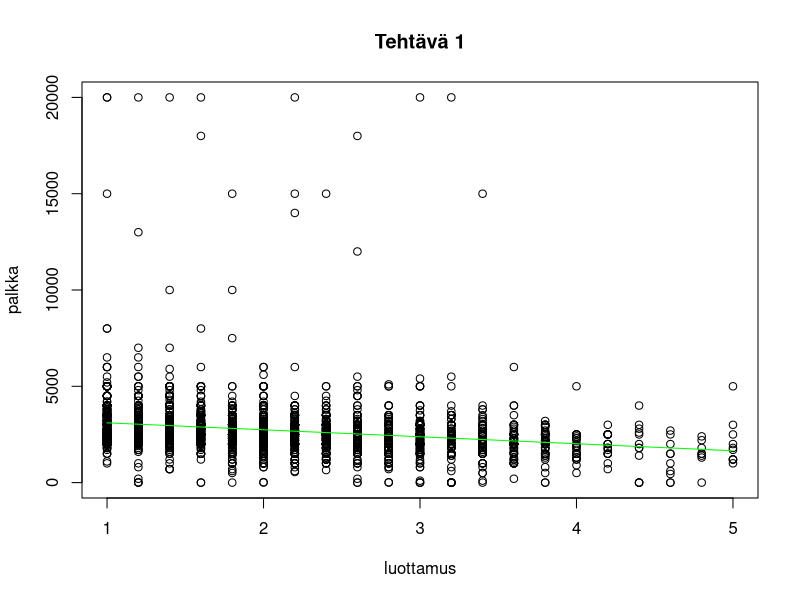
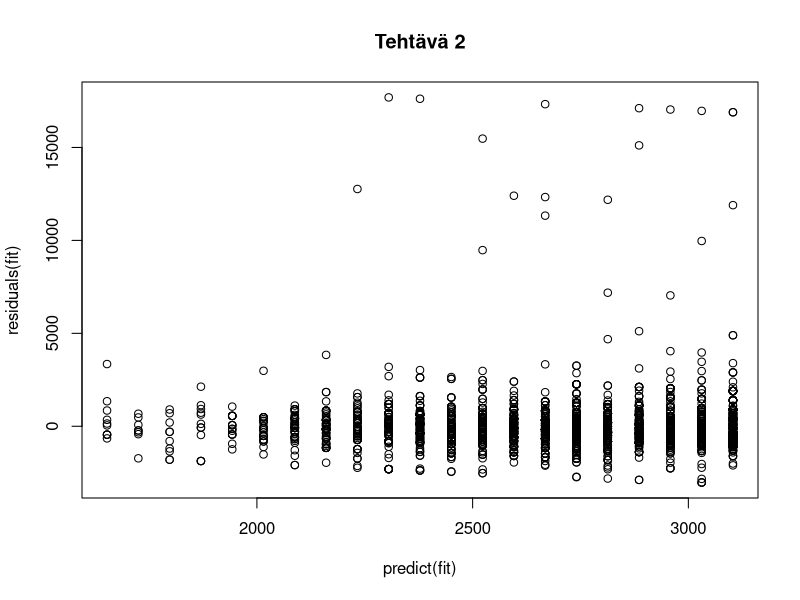
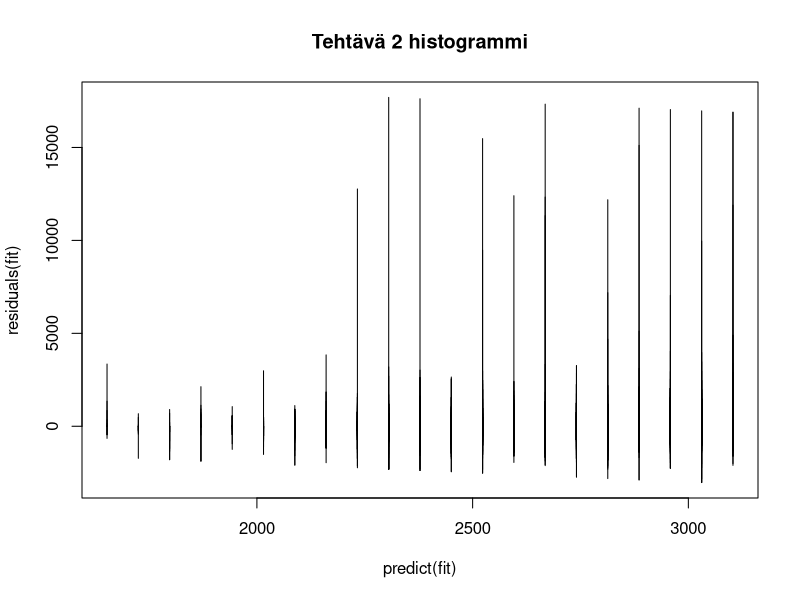
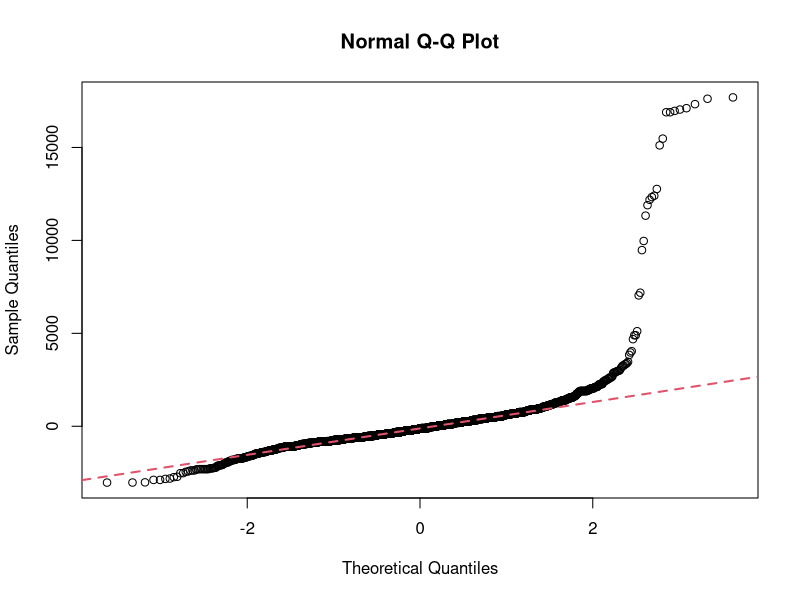
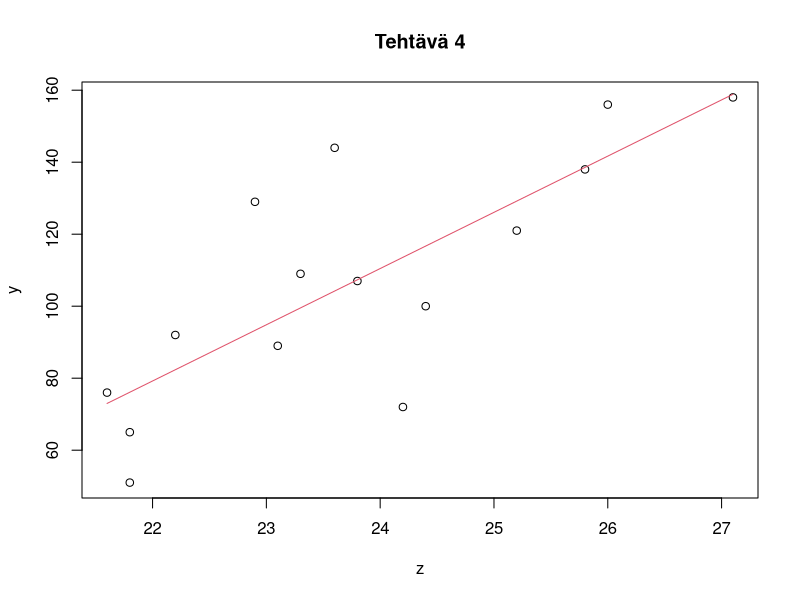
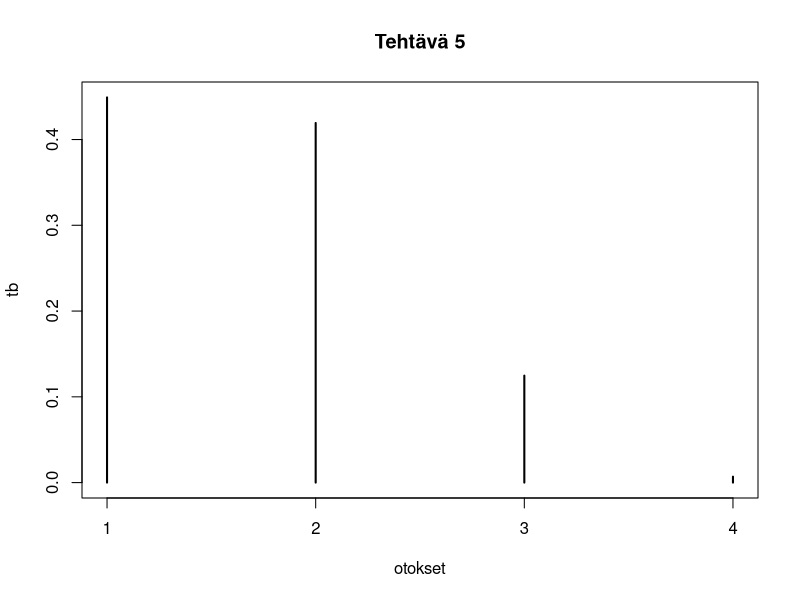

The R script that drew these images, in order:
##############################################
# Viikko 6                                   #
# Tilastollinen päättely R-ohjelmistolla     #
##############################################



##############################################
# Tehtävä 1
print("Tehtävä 1")

# a)
ot <- read.csv2(file='OT2014.csv', stringsAsFactors=0)
ot_luot <- subset(ot, select=paste("q1_13", letters[1:5], sep=""))
ot$luottamus <- apply(ot_luot, 1, mean, na.rm=1)

# b)
fit <- lm(ot$q1_12~ot$luottamus)
fit

# c)
plot(ot$luottamus, ot$q1_12, main='Tehtävä 1',xlab='luottamus',ylab='palkka',type='p')



##############################################
# Tehtävä 2
print("Tehtävä 2")

# a)
x <- c(1,5)
y <- fit$coefficients[1] + fit$coefficients[2]*x
lines(x,y,  col="green")

# b)
summary(fit)
# Näemme taulukosta parametrien estimoidun keskihajonnan, virheen, t-arvon ja p arvon.
# Parametreja ovat y-akselin leikkauspiste ja kulmakerroin. Kulmakerroin on negatiivinen
# kuten sen keskihajonta ja virhe, mikä ei ole yllättävää, sillä kuvasta näemme, että
# suora on laskeva. p-arvot ovat myös melko pieneniä mikä on ilmeistä, sillä tarkastelemme
# parametrien estimaatteja.

# c)
plot(predict(fit), residuals(fit), main="Tehtävä 2")
plot(predict(fit), residuals(fit), type="hist", main="Tehtävä 2 histogrammi")
qqnorm(residuals(fit))
qqline(residuals(fit), col=2, lwd=2, lty=2)
# Ensimmäisessä kuvassa näemme miten residuaalit ja ennusteet istuvat keskenään ja suurinta
# poikkeusta on kuvan oikeassa ylälaidassa.
# Toisessa kuvasssa näemme miten residuaalit istuvat suoralle. Suurimmat muutokset ovat 
# suoran päässä. Residuaaleihin liittyvät mallioletukset näyttävät toteutuvan.



##############################################
# Tehtävä 3
print("Tehtävä 3")
confint(fit, level=0.95)
# Tulostuvassa taulukossa (Intercept) vastaa hypoteesin kysyttyä parametria.
# Sen luottamusväli on [3337.9229 3583.9986] ja näemme selvästi, että luku 3350
# sisältyy tälle välille, joten emme voi hylätä nollahypoteesia kysytyllä luottamustasolla.



##############################################
# Tehtävä 4
print("Tehtävä 4")
y <- c(76,72,89,144,158,92,156,109,138,100,51,107,129,65,121)
z <- c(21.6,24.2,23.1,23.6,27.1,22.2,26.0,23.3,25.8,24.4,21.8,23.8,22.9,21.8,25.2)
fit <- lm(y~z)
plot(z,y, main="Tehtävä 4", type="p")
x<-c(min(z), max(z))
lines(x, fit$coefficients[1]+fit$coefficients[2]*x, col=2)
summary(fit)
# Tässä mallissa tehty virhe on suurempaa kuin esimerkin 6.1-6.3. Lisäksi
# katsomalla kuvaa näemme, että suora istuu paremmin x:n ja y:n kanssa
# ja z:n ja y:n tilanteessa tarvittaisiin polynomikäyrää pikemmin kuin suoraa.
# Näin ollen x on parempi selittäjä havainnoille y.



##############################################
# Tehtävä 5
print("Tehtävä 5")

# a)
valkoisia_korissa <- sample(0:5, size=1000000, replace=TRUE)

# b)
valkoisia_nostettu <- sapply(valkoisia_korissa, function(x) sum(rbinom(n=7,size=1,prob=x/5)))

# c)
otokset<-valkoisia_korissa[valkoisia_nostettu == 2]
tb <-table(otokset)/length(otokset)
tb
plot(tb, main="Tehtävä 5")
# Tulos näyttäisi täsmäävän esimerkin 10.1 kanssa



##############################################
# Tehtävä 6
print("Tehtävä 6")

# a)
rbern <- function(n, prob) {
	return(rbinom(n=n, size=1, prob=prob))
} 

# b)
tutkimussimulaatio <- function(n) {
	kieli_p <- 166/(166+703)
	muu_p <- 199/(199+2154)
	kielittutkimus <- rbern(n=n, prob=0.5)
	aktiiviset <- numeric(n)
	for(i in 1:n) {
		if(kielittutkimus[i] == 1) {
			aktiiviset[i] <- rbern(n=1, prob=kieli_p)
		} else {
			aktiiviset[i] <- rbern(n=1, prob=muu_p)
		}
	}
	return(sum(aktiiviset[kielittutkimus == 1])/sum(aktiiviset))
}

# c)
tutkimussimulaatio(100)
tutkimussimulaatio(10000)
tutkimussimulaatio(1000000)



##############################################
# Tehtävä 7
print("Tehtävä 7")

# a)
tutkimussimulaatio2 <- function(n) {
	kieli_p <- 166/(166+703)
	muu_p <- 199/(199+2154)
	kielittutkimus <- rbern(n=n, prob=0.5)
	aktiiviset <- numeric(n)
	n_kt <- sum(kielittutkimus)
	aktiiviset[which(kielittutkimus==1)] <- rbern(n=n_kt, prob=kieli_p)
	aktiiviset[which(kielittutkimus==0)] <- rbern(n=n-n_kt, prob=muu_p)
	return(sum(aktiiviset[kielittutkimus == 1])/sum(aktiiviset))
}

# b)
tutkimussimulaatio2(1000000)

# c)
system.time(tutkimussimulaatio(1000000))
system.time(tutkimussimulaatio2(1000000))
# tutkimussimulaatio2 oli huomattavasti nopeampi



##############################################
# Tehtävä 8
print("Tehtävä 8")

# a)
tutkimussimulaatio3 <- function(n) {
	kt_p <- 166/(166+703)
	muu_p <- 199/(199+2154)
	kielitutkimus <- rbinom(n=1,size=n,prob=0.5)
	kt_akt <- rbinom(n=1,size=kielitutkimus, prob=kt_p)
	muu_akt <- rbinom(size=n-kielitutkimus,n=1, prob=muu_p)
	return(kt_akt/(kt_akt+muu_akt))
}

# b)
tutkimussimulaatio3(1000000)

# c)
system.time(tutkimussimulaatio2(1000000))
system.time(tutkimussimulaatio3(1000000))
# tutkimussimulaatio3 oli nopeampi kuin tutkimussimulaatio2,
# mutta testikoneellani n=1000000 ei antanut oikeaa kuvaa nopeudesta.
# system.time(tutkimussimulaatio2(10000000))
#    user  system elapsed 
#   2.055   0.044   2.099
# system.time(tutkimussimulaatio3(10000000000))
#    user  system elapsed 
#       0       0       0
# Nyt näemme, että tutkimussimulaatio3 selviytyy n=1e10 ongelmitta, mutta
# tutkimussimulaatio2 jo n=1e7 alkaa vaikuttamaan.
# Tämä johtuu algoritmien aikavaativuuksista, johon vaikuttavat vektoreiden
# käsittely ja looppaaminen, joka on riippuvainen syötteen koosta.
# tutkimussimulaatio3 hyödyntää vakioaikaisia komentoja ( vakioaika O(1) ),
# jolloin todelliseksi rajaksi asettuu tila (n:n koko, esim. testikoneellani 1e11 overflowasi)